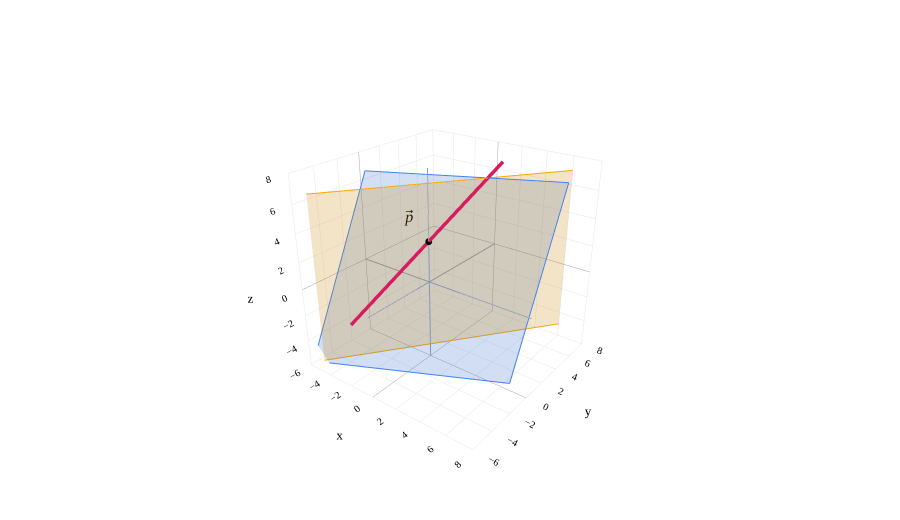

The cell this chart's notebook holds for it:
### Markdown cell above
---

## Translating a line

The same idea works for a line. Recall

$$\ell=\operatorname{span}(\vec v_1),\qquad
\vec v_1=\begin{bmatrix}3\\4\\5\end{bmatrix}.$$

In [Chapter 2.5](02-05.ipynb), we used the two independent normals

$$\vec w=\begin{bmatrix}1\\-2\\1\end{bmatrix},\qquad
\vec w'=\begin{bmatrix}4\\-3\\0\end{bmatrix}.$$

Both dot products with $\vec v_1$ are zero. The line is therefore the intersection of $x-2y+z=0$ and $4x-3y=0$. Adding $\vec p$ to each vector on $\ell=\operatorname{span}(\vec v_1)$ gives

$$\begin{bmatrix}x\\y\\z\end{bmatrix}
=\begin{bmatrix}0\\0\\3\end{bmatrix}
+t\begin{bmatrix}3\\4\\5\end{bmatrix},\qquad t\in\mathbb R.$$

Again, we haven't changed the direction of the line, so we can keep the same normal vectors $\vec w$ and $\vec w'$. Taking their dot products with $\vec p$ gives the new right-hand sides, $3$ and $0$:

$$\begin{cases}x-2y+z=3,\\4x-3y=0.\end{cases}$$

An affine line in $\mathbb R^3$ is the intersection of two planes with independent normal vectors. Translating changes the right-hand sides of their equations while preserving the direction of the line.

### Code cell
fig=base3()
plane3(fig,(1,-2,1),BLUE,0.22,d=3)
plane3(fig,(4,-3,0),ORANGE,0.22,d=0)
p=np.array([0,0,3]); v=np.array([3,4,5])
line3(fig,p-1.1*v,p+v,PINK,width=7)
vec3(fig,p+v,'<i>v</i>⃗<sub>1</sub>',PINK,start=p,offset=(0.6,0.3,0.5))
fig.add_trace(go.Scatter3d(x=[0],y=[0],z=[3],mode='markers+text',
    marker=dict(color='black',size=4),text=['<i>p</i>⃗'],textposition='top left',
    textfont=dict(family='Palatino',size=16),hoverinfo='skip'))
fig.show()

### Figure 1 — Plotly figure (JSON) as saved in the notebook; plotly's stock layout.template omitted (floating-point values rounded to 4 significant figures)
{"data": [{"hoverinfo": "skip", "line": {"color": "#9ca3af", "dash": "solid", "width": 2}, "mode": "lines", "showlegend": false, "x": [-6.0, 8.0], "y": [-0.0, 0.0], "z": [-0.0, 0.0], "type": "scatter3d"}, {"hoverinfo": "skip", "line": {"color": "#9ca3af", "dash": "solid", "width": 2}, "mode": "lines", "showlegend": false, "x": [-0.0, 0.0], "y": [-6.0, 8.0], "z": [-0.0, 0.0], "type": "scatter3d"}, {"hoverinfo": "skip", "line": {"color": "#9ca3af", "dash": "solid", "width": 2}, "mode": "lines", "showlegend": false, "x": [-0.0, 0.0], "y": [-0.0, 0.0], "z": [-6.0, 8.0], "type": "scatter3d"}, {"colorscale": [[0, "#3d81f6"], [1, "#3d81f6"]], "hoverinfo": "skip", "opacity": 0.22, "showscale": false, "x": [[-5.0, 7.0], [-5.0, 7.0]], "y": [[-6.5, -0.5], [-0.5, 5.5]], "z": [[-5.0, -5.0], [7.0, 7.0]], "type": "surface"}, {"hoverinfo": "skip", "line": {"color": "#3d81f6", "dash": "solid", "width": 2}, "mode": "lines", "showlegend": false, "x": [-5.0, 7.0], "y": [-6.5, -0.5], "z": [-5.0, -5.0], "type": "scatter3d"}, {"hoverinfo": "skip", "line": {"color": "#3d81f6", "dash": "solid", "width": 2}, "mode": "lines", "showlegend": false, "x": [7.0, 7.0], "y": [-0.5, 5.5], "z": [-5.0, 7.0], "type": "scatter3d"}, {"hoverinfo": "skip", "line": {"color": "#3d81f6", "dash": "solid", "width": 2}, "mode": "lines", "showlegend": false, "x": [7.0, -5.0], "y": [5.5, -0.5], "z": [7.0, 7.0], "type": "scatter3d"}, {"hoverinfo": "skip", "line": {"color": "#3d81f6", "dash": "solid", "width": 2}, "mode": "lines", "showlegend": false, "x": [-5.0, -5.0], "y": [-0.5, -6.5], "z": [7.0, -5.0], "type": "scatter3d"}, {"colorscale": [[0, "orange"], [1, "orange"]], "hoverinfo": "skip", "opacity": 0.22, "showscale": false, "x": [[-5.0, 7.0], [-5.0, 7.0]], "y": [[-6.667, 9.333], [-6.667, 9.333]], "z": [[-5.0, -5.0], [7.0, 7.0]], "type": "surface"}, {"hoverinfo": "skip", "line": {"color": "orange", "dash": "solid", "width": 2}, "mode": "lines", "showlegend": false, "x": [-5.0, 7.0], "y": [-6.667, 9.333], "z": [-5.0, -5.0], "type": "scatter3d"}, {"hoverinfo": "skip", "line": {"color": "orange", "dash": "solid", "width": 2}, "mode": "lines", "showlegend": false, "x": [7.0, 7.0], "y": [9.333, 9.333], "z": [-5.0, 7.0], "type": "scatter3d"}, {"hoverinfo": "skip", "line": {"color": "orange", "dash": "solid", "width": 2}, "mode": "lines", "showlegend": false, "x": [7.0, -5.0], "y": [9.333, -6.667], "z": [7.0, 7.0], "type": "scatter3d"}, {"hoverinfo": "skip", "line": {"color": "orange", "dash": "solid", "width": 2}, "mode": "lines", "showlegend": false, "x": [-5.0, -5.0], "y": [-6.667, -6.667], "z": [7.0, -5.0], "type": "scatter3d"}, {"hoverinfo": "skip", "line": {"color": "#d81a60", "dash": "solid", "width": 7}, "mode": "lines", "showlegend": false, "x": [-3.3, 3], "y": [-4.4, 4], "z": [-2.5, 8], "type": "scatter3d"}, {"hoverinfo": "skip", "line": {"color": "#d81a60", "dash": "solid", "width": 7}, "mode": "lines", "showlegend": false, "x": [0.0, 2.936], "y": [0.0, 3.915], "z": [3.0, 7.894], "type": "scatter3d"}, {"anchor": "tip", "colorscale": [[0, "#d81a60"], [1, "#d81a60"]], "hoverinfo": "skip", "showscale": false, "sizemode": "absolute", "sizeref": 0.45, "u": [0.4243], "v": [0.5657], "w": [0.7071], "x": [3.0], "y": [4.0], "z": [8.0], "type": "cone"}, {"hoverinfo": "skip", "mode": "text", "text": ["<i>v</i>⃗<sub>1</sub>"], "textfont": {"color": "#d81a60", "family": "Palatino", "size": 20}, "x": [3.6], "y": [4.3], "z": [8.5], "type": "scatter3d"}, {"hoverinfo": "skip", "marker": {"color": "black", "size": 4}, "mode": "markers+text", "text": ["<i>p</i>⃗"], "textfont": {"family": "Palatino", "size": 16}, "textposition": "top left", "x": [0], "y": [0], "z": [3], "type": "scatter3d"}], "layout": {"font": {"family": "Palatino", "color": "black", "size": 16}, "paper_bgcolor": "white", "plot_bgcolor": "white", "colorway": ["#3d81f6", "orange", "#d81a60"], "xaxis": {"gridcolor": "#e5e7eb", "zerolinecolor": "#9ca3af"}, "yaxis": {"gridcolor": "#e5e7eb", "zerolinecolor": "#9ca3af"}, "margin": {"l": 0, "r": 0, "t": 15, "b": 0}, "scene": {"xaxis": {"title": {"font": {"size": 13}, "text": "x"}, "tickfont": {"size": 11}, "range": [-6, 8], "dtick": 2, "showbackground": true, "showspikes": false, "backgroundcolor": "white", "gridcolor": "#e5e7eb", "zerolinecolor": "#9ca3af"}, "yaxis": {"title": {"font": {"size": 13}, "text": "y"}, "tickfont": {"size": 11}, "range": [-6, 8], "dtick": 2, "showbackground": true, "showspikes": false, "backgroundcolor": "white", "gridcolor": "#e5e7eb", "zerolinecolor": "#9ca3af"}, "zaxis": {"title": {"font": {"size": 13}, "text": "z"}, "tickfont": {"size": 11}, "range": [-6, 8], "dtick": 2, "showbackground": true, "showspikes": false, "backgroundcolor": "white", "gridcolor": "#e5e7eb", "zerolinecolor": "#9ca3af"}, "camera": {"eye": {"x": 1.6, "y": -2.1, "z": 1.3}}, "bgcolor": "white", "aspectmode": "cube"}, "autosize": true, "height": 520, "showlegend": false}}
